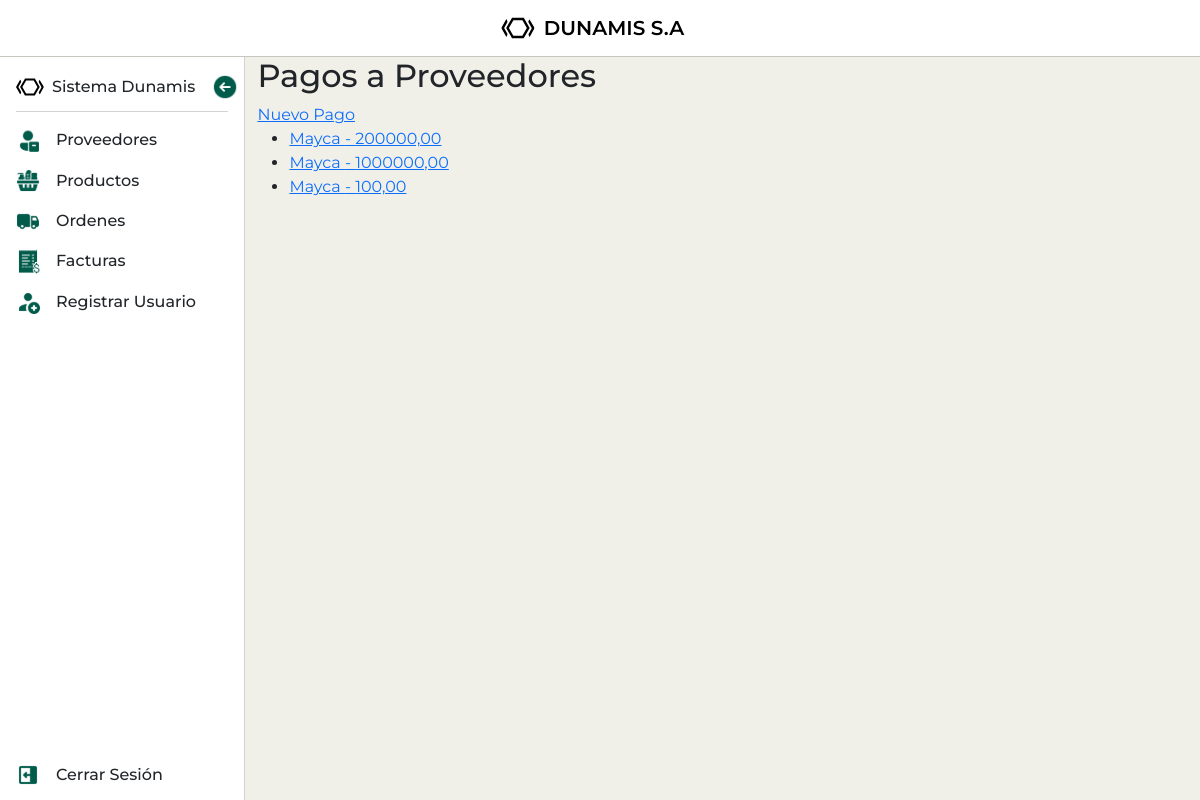
The page /proveedores/pagos/ (signed in) on the database its author committed.
### mod_ventas/sub_mod_proveedores/models.py (models this page shows, shortened)
class PagoProveedor(models.Model):
    proveedor = models.ForeignKey(Proveedor, on_delete=models.CASCADE, related_name='pagos')
    fecha_pago = models.DateField(auto_now_add=True)
    cantidad = models.DecimalField(max_digits=10, decimal_places=2, validators=[MinValueValidator(0)])
    descripcion = models.TextField(blank=True, null=True)

class Proveedor(models.Model):
    nombre = models.CharField(max_length=150)
    correo = models.EmailField(default='')
    numero_telefonico = models.IntegerField(default=0)
    tiempo_despacho_aprox = models.IntegerField(validators=[MinValueValidator(1)], default=0)
    activo = models.BooleanField(default=True)
    slug = models.SlugField(default='', null=False)
    saldo_adeudado = models.DecimalField(max_digits=10, decimal_places=2, default=0.00, validators=[MinValueValidator(0)])

### mod_ventas/sub_mod_proveedores/views.py (the view)
# urls.py: path('pagos/', PagoProveedorListView.as_view(), name='pago_list'),
class PagoProveedorListView(ListView):
    model = PagoProveedor
    template_name = 'sub_mod_proveedores/pago_list.html'
    context_object_name = 'pagos'

### mod_ventas/sub_mod_proveedores/templates/sub_mod_proveedores/pago_list.html
{% extends "base.html" %}
{% block content %}
    <h2>Pagos a Proveedores</h2>
    <a href="{% url 'pago_nuevo' %}">Nuevo Pago</a>
    <ul>
    {% for pago in pagos %}
        <li><a href="{% url 'pago_detalle' pago.id %}">{{ pago.proveedor.nombre }} - {{ pago.cantidad }}</a></li>
    {% endfor %}
    </ul>
{% endblock %}

### static/css/styles.css (style rules this page uses)
:root { --primary-color: #005b4a; --secondary-color: #2F4858; --font-color: #252525; --bg-color: #F1F0E8; }
body { height: 100vh; overflow: hidden; font-family: "Montserrat"; background-color: var(--bg-color); }

### rows shown on the page
PagoProveedor: proveedor.nombre "Mayca", cantidad "200000,00"
PagoProveedor: proveedor.nombre "Mayca", cantidad "1000000,00"
PagoProveedor: proveedor.nombre "Mayca", cantidad "100,00"
